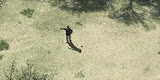
%> input picture Matlab/Video Processing/images/image1.jpg, 160 x 80 px; its folder holds only this picture in this run
$ octave runme_video.m   (GNU Octave 9; MATLAB toolbox functions it lacks are replaced by stand-ins)
%> lines starting %> are read from the running program, lines starting %| are printed output that depends on the picture; in (x1, y1, x2, y2) boxes, pixels count from 0 and x2, y2 are one past the last pixel; in counts of white or black regions, pixels touching at a corner belong together; the program's own positions count from 1
system('ffmpeg -i wave1.mp4 images/image%d.jpg')
sdir = 'images';
jpegs = dir([sdir '/*.jpg']);
x = 1
for k = 1:length(jpegs)
    f = [sdir '/' jpegs(k).name];
    im2 = rgb2gray(imread(f));
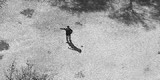
%> im2: size 80x160 uint8; min 8, max 225, mean 170.6
    background = imclose(im2, strel('disk',4));
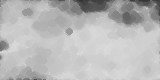
%> background: size 80x160 uint8; min 52, max 225, mean 184.7
    I2 = imsubtract(background,im2);
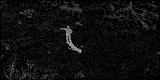
%> I2: size 80x160 uint8; min 0, max 178, mean 14.1
    BW = im2bw(I2,graythresh(I2));
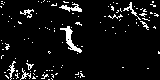
%> BW: size 80x160 logical; 6.8% white in thin lines or dots
    BW=bwareaopen(BW,155);
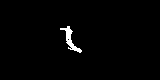
%> BW: size 80x160 logical; 1.3% white; 1 white region, box (x1, y1, x2, y2) and area: (60, 26, 82, 53) 166
   imwrite(BW,num2str(x,'frames/img_%03d.png'));
   x = x +1;
end
system('ffmpeg -r 10 -i frames/img_%03d.png -vcodec mpeg4 test.avi')
